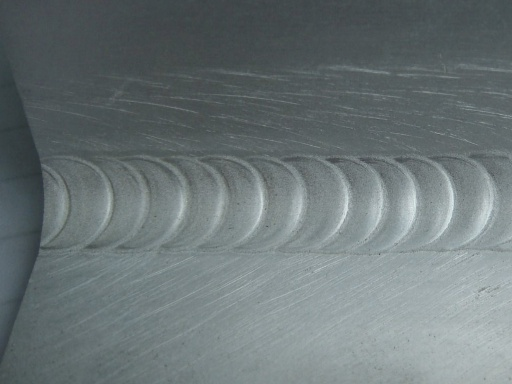
#> input picture welding line/缩放PosImg/q0.jpg, 512 x 384 px, found by its file name
$ jupyter execute '翻转.ipynb'
#> lines starting #> are read from the running program, lines starting #| are printed output that depends on the picture
[cell 1]
import numpy as np
import cv2 as cv
from matplotlib import pyplot as plt
import sys
import copy

#python 图像翻转,自定义翻转

img = cv.imread('q0.jpg')
#> img is the input picture: shape (384, 512, 3); mean B, G, R 118.6, 117.1, 107.1

'''size = img.shape
iCopy = copy.deepcopy(img)
iCopy1 = copy.deepcopy(img)
iCopy2 = copy.deepcopy(img)
h = size[0]
w = size[1]

for i in range(h):
    for j in range(w):
        iCopy[i,w-1-j] = img[i,j]#水平镜像
        iCopy1[h-1-i,j] = img[i,j]#垂直镜像
        iCopy2[h-1-i,w-1-j] = img[i,j]#对角镜像
plt.subplot(221),plt.imshow(img)
plt.title('Original Image'), plt.xticks([]), plt.yticks([])
plt.subplot(222),plt.imshow(iCopy)
plt.title('Remap shuiping Image'), plt.xticks([]), plt.yticks([])
plt.subplot(223),plt.imshow(iCopy1)
plt.title('Remap chuizhi Image'), plt.xticks([]), plt.yticks([])
plt.subplot(224),plt.imshow(iCopy2)
plt.title('Remap duijiao Image'), plt.xticks([]), plt.yticks([])

plt.show()'''
#python 图像翻转,使用openCV flip()方法翻转
xImg = cv.flip(img,1,dst=None) #水平镜像
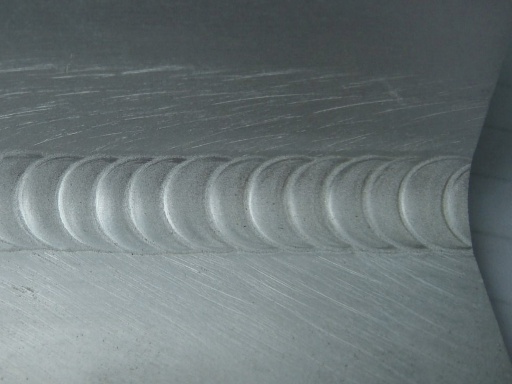
#> xImg: shape (384, 512, 3); mean B, G, R 118.6, 117.1, 107.1
xImg1 = cv.flip(img,0,dst=None) #垂直镜像
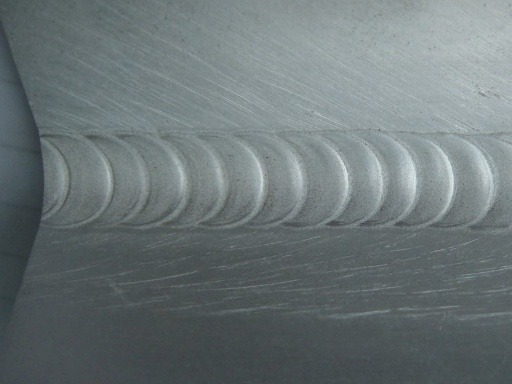
#> xImg1: shape (384, 512, 3); mean B, G, R 118.6, 117.1, 107.1
xImg2 = cv.flip(img,-1,dst=None) #对角镜像
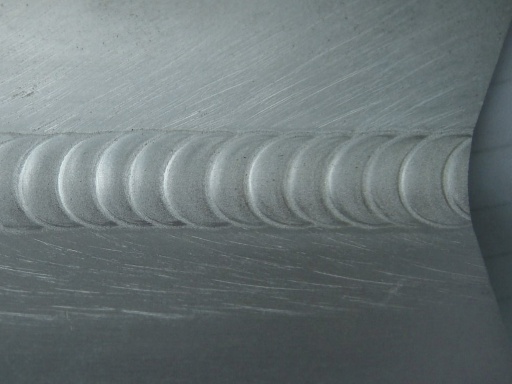
#> xImg2: shape (384, 512, 3); mean B, G, R 118.6, 117.1, 107.1
plt.subplot(221),plt.imshow(img)
plt.title('Original Image'), plt.xticks([]), plt.yticks([])
plt.subplot(222),plt.imshow(xImg)
plt.title('Remap shuiping Image'), plt.xticks([]), plt.yticks([])
plt.subplot(223),plt.imshow(xImg1)
plt.title('Remap chuizhi Image'), plt.xticks([]), plt.yticks([])
plt.subplot(224),plt.imshow(xImg2)
plt.title('Remap duijiao Image'), plt.xticks([]), plt.yticks([])

plt.show()
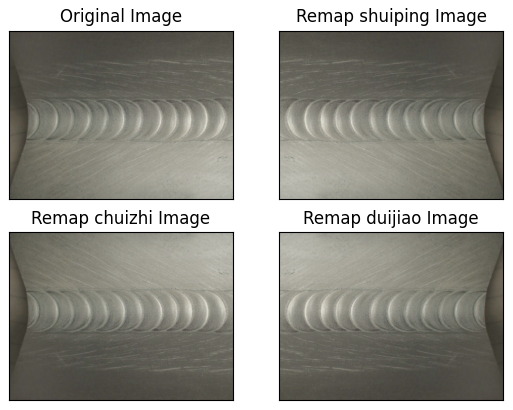
#> figure drawn by matplotlib, 4 panels; B, G, R data is drawn as R, G, B
